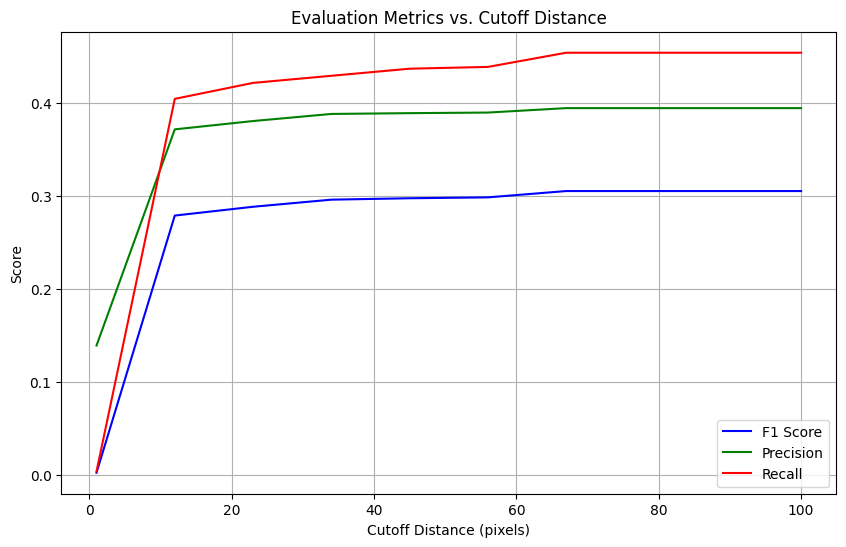
#> input picture evaluation_cutoff.png, 846 x 547 px, given as the content of the folder /data/horse/ws/kein254g-team_project/data/train, which was not available
$ jupyter execute --allow-errors preprocessing.ipynb   (text cells are left out)
#> lines starting #> are read from the running program, lines starting #| are printed output that depends on the picture; pictures that were not available may be replaced by others from this repository, and a replacement may not be noted
[cell 1]
import os
import sys
from tqdm import tqdm
import random
import shutil
import pandas as pd
import albumentations as A
import cv2

# Add project root to system path (for relative imports to work)
project_root = os.path.abspath(os.path.join(os.getcwd(), ".."))
if project_root not in sys.path:
    sys.path.insert(0, project_root)

from src import config

[cell 2]
#  Imports & Configuration

# User parameters

if config.USE_SAMPLED_TRAIN_DATASET:
    INPUT_DIR    = config.SAMPLED_TRAIN_DATASET_DIR         # path of sampled training dataset
else:
    INPUT_DIR    = config.TRAIN_DATASET_DIR                  # path of training dataset

PREPROCESSED_OUTPUT_DIR   = config.PREPROCESSED_DATASET_DIR
TARGET_SIZE  = (640, 640)                          # (height, width)
EXTS         = [".jpg", ".png", ".tif", ".tiff"]   # supported extensions

# CLAHE & denoise settings
CLAHE_CFG    = {"clip_limit": 2.0, "grid_size": (8, 8)}
DENOISE_CFG  = {"h": 10, "template_size": 7, "search_size": 21}

# Ensure output directory exists
os.makedirs(PREPROCESSED_OUTPUT_DIR, exist_ok=True)

[cell 3]
# Helper Functions


def letterbox_resize(img, new_shape=TARGET_SIZE, color=(114,114,114)):
    """
    Resize+pad to new_shape, keeping aspect ratio (letterbox).
    """

    h0, w0 = img.shape[:2]
    r = min(new_shape[0]/h0, new_shape[1]/w0)
    new_unpad = (int(w0*r), int(h0*r))
    dh, dw = new_shape[0] - new_unpad[1], new_shape[1] - new_unpad[0]
    dh, dw = dh/2, dw/2

    img = cv2.resize(img, new_unpad, interpolation=cv2.INTER_LINEAR)
    top, bottom = int(round(dh-0.1)), int(round(dh+0.1))
    left, right = int(round(dw-0.1)), int(round(dw+0.1))

    if len(img.shape)==2:
        return cv2.copyMakeBorder(img, top, bottom, left, right,
                                  cv2.BORDER_CONSTANT, value=color[0])
    else:
        return cv2.copyMakeBorder(img, top, bottom, left, right,
                                  cv2.BORDER_CONSTANT, value=color)

def apply_clahe(gray, clip_limit, grid_size):
    """
    Apply CLAHE on a grayscale image.
    """
    clahe = cv2.createCLAHE(clipLimit=clip_limit, tileGridSize=grid_size)
    return clahe.apply(gray)

def denoise_image(gray, h, template_size, search_size):
    """
    Denoise grayscale with NLMeans.
    """
    return cv2.fastNlMeansDenoising(gray, None, h, template_size, search_size)

def preprocess_image(img,
                     clahe_cfg=CLAHE_CFG,
                     denoise_cfg=DENOISE_CFG,
                     target_size=TARGET_SIZE):
    """
    Full pipeline: detect gray→ normalize→ CLAHE→ denoise→ ensure 3ch→ letterbox.
    """
    if img.ndim == 3 and img.shape[2] == 3:
        gray = cv2.cvtColor(img, cv2.COLOR_BGR2GRAY)
    else:
        gray = img.copy()

    norm = cv2.normalize(gray, None, 0, 255, cv2.NORM_MINMAX).astype('uint8')

    if clahe_cfg:
        norm = apply_clahe(norm, **clahe_cfg)

    if denoise_cfg:
        norm = denoise_image(norm, **denoise_cfg)

    bgr = cv2.cvtColor(norm, cv2.COLOR_GRAY2BGR)

    return letterbox_resize(bgr, new_shape=target_size)

[cell 4]
# Batch Processing Function

def process_directory(input_dir, output_dir, exts=EXTS):
    """
    Walks through input_dir, preprocesses each image, and writes
    to output_dir mirroring folder structure.
    """
    total = 0
    for root, _, files in os.walk(input_dir):
        rel = os.path.relpath(root, input_dir)
        out_subdir = os.path.join(output_dir, rel)
        os.makedirs(out_subdir, exist_ok=True)

        for fname in files:
            if not any(fname.lower().endswith(ext) for ext in exts):
                continue
            src = os.path.join(root, fname)
            img = cv2.imread(src)
#> img is the input picture: shape (547, 846, 3); mean B, G, R 248.4, 247.9, 248.6
            if img is None:
                continue

            pre = preprocess_image(img)
#> in preprocess_image, `gray = cv2.cvtColor(img, cv2.COLOR_BGR2GRAY)`:
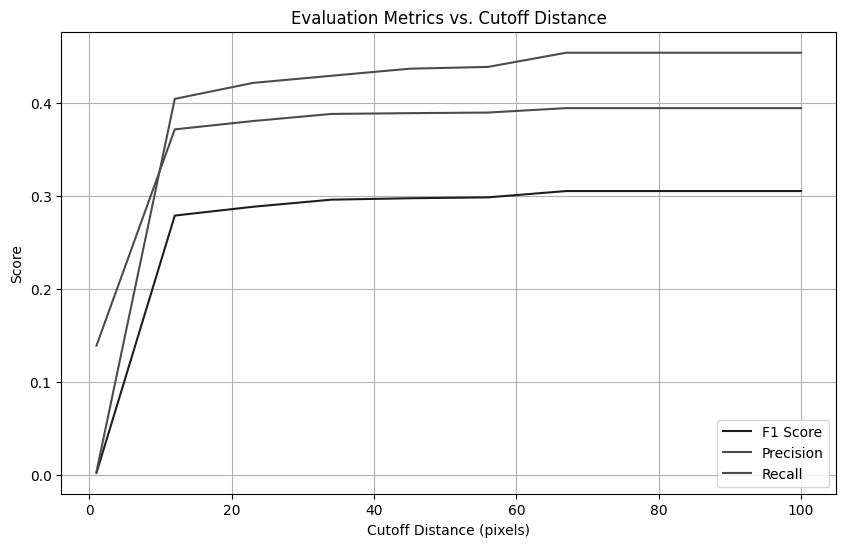
#> gray: shape (547, 846); min 0, max 255, mean 248.2
#> in letterbox_resize, `img = cv2.resize(img, new_unpad, interpolation=cv2.INTER_LINEAR)`:
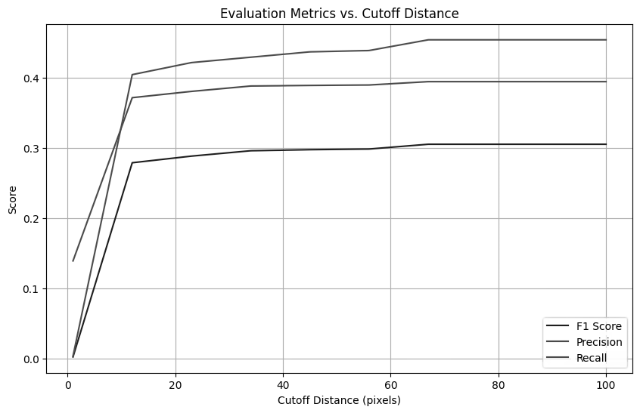
#> img: shape (413, 640, 3); min 3, max 255, mean 247.9
#> in letterbox_resize, `return cv2.copyMakeBorder(img, top, bottom, left, right, cv2.BORDER_CO..`:
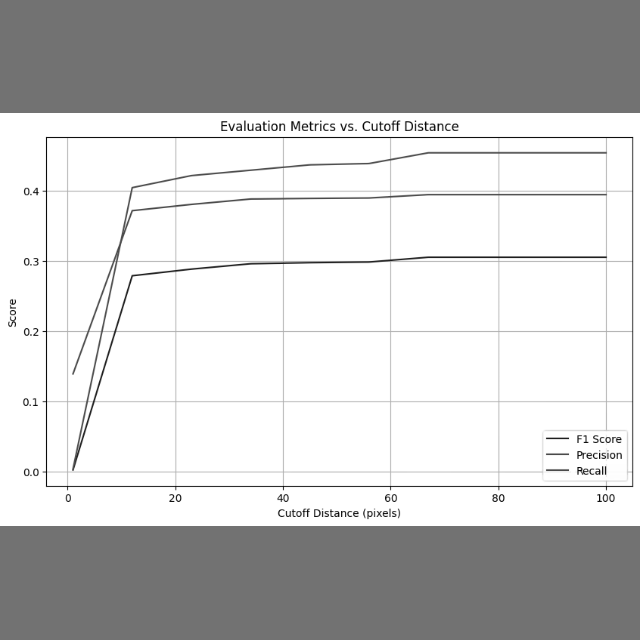
#> returned value: shape (640, 640, 3); min 3, max 255, mean 200.4
            dst = os.path.join(out_subdir, fname)
            cv2.imwrite(dst, pre)
            total += 1

    return total

[cell 5]
# Run Preprocessing

print(f"Preprocessing {INPUT_DIR} → {PREPROCESSED_OUTPUT_DIR} ...")
count = process_directory(INPUT_DIR, PREPROCESSED_OUTPUT_DIR)
print(f"Done! Processed {count} images.")

[cell 6]
# Creates dataset to fit yolo format

random.seed(42)

data_root    = PREPROCESSED_OUTPUT_DIR
labels_csv   = config.TRAIN_LABELS_PATH

# Output base paths (all under PROJECT_ROOT/data/yolo)
output_base         = os.path.join(config.PROJECT_ROOT, "data", "yolo")
output_images_train = os.path.join(output_base, "images", "train")
output_images_val   = os.path.join(output_base, "images", "val")
output_labels_train = os.path.join(output_base, "labels", "train")
output_labels_val   = os.path.join(output_base, "labels", "val")

for path in (output_images_train, output_images_val, output_labels_train, output_labels_val):
    os.makedirs(path, exist_ok=True)

#> (the rest of this cell did not finish here and is left out)
